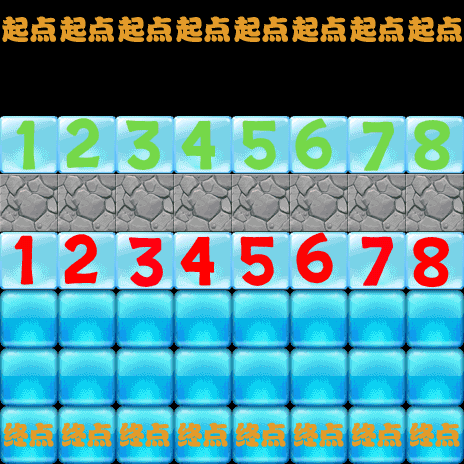

A level layout from a 2D game, rendered from its tile map. Below: a short description, then the map file with tile-grid data replaced by summaries:
An orthogonal 8x8 tile map with 58x58 px tiles, 8 tile layers (1-layer, 2-layer, 3-layer, 4-layer, ...).

<map version="1.0" orientation="orthogonal" renderorder="right-down" width="8" height="8" tilewidth="58" tileheight="58">
 <tileset firstgid="1" name="backgroundBlock" tilewidth="58" tileheight="58">
  <image source="backgroundBlock.png" width="348" height="870" />
 </tileset>
 <layer name="1-layer" width="8" height="8">
  <data>[64 cells, 47 non-empty, 1 distinct tile ids]</data>
 </layer>
 <layer name="2-layer" width="8" height="8">
  <data>[64 cells, 58 non-empty, 1 distinct tile ids]</data>
 </layer>
 <layer name="3-layer" width="8" height="8">
  <data>[64 cells, 49 non-empty, 1 distinct tile ids]</data>
 </layer>
 <layer name="4-layer" width="8" height="8">
  <data>[64 cells, 63 non-empty, 3 distinct tile ids]</data>
 </layer>
 <layer name="5-layer" width="8" height="8">
  <data>[64 cells, 51 non-empty, 17 distinct tile ids]</data>
 </layer>
 <layer name="6-layer" width="8" height="8">
  <data>[64 cells, 58 non-empty, 2 distinct tile ids]</data>
 </layer>
 <layer name="7-layer" width="8" height="8">
  <data>[64 cells, 64 non-empty, 1 distinct tile ids]</data>
 </layer>
 <layer name="8-layer" width="8" height="8">
  <data>[64 cells, 63 non-empty, 3 distinct tile ids]</data>
 </layer>
</map>
